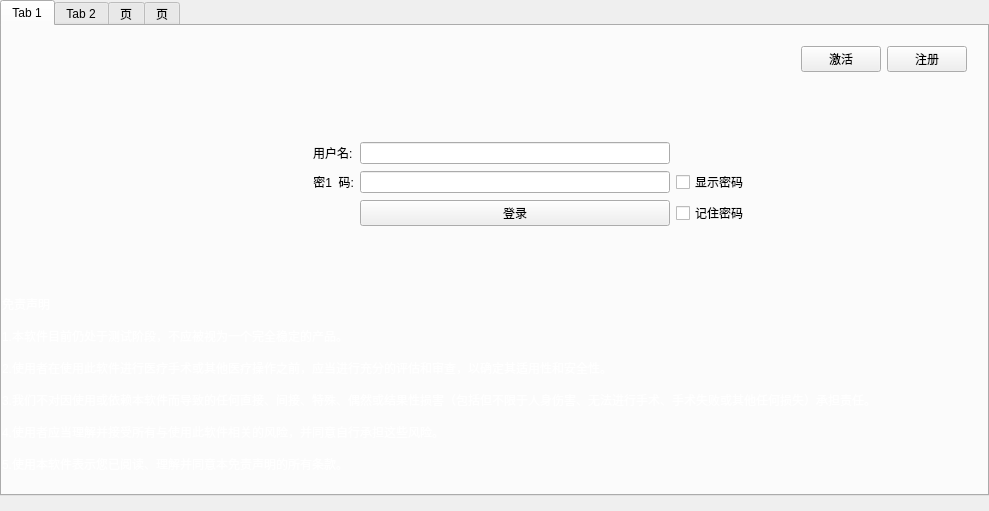
<?xml version="1.0" encoding="UTF-8"?>
<ui version="4.0">
 <class>JLogin</class>
 <widget class="qMRMLWidget" name="JLogin">
  <property name="geometry">
   <rect>
    <x>0</x>
    <y>0</y>
    <width>989</width>
    <height>511</height>
   </rect>
  </property>
  <property name="styleSheet">
   <string notr="true"/>
  </property>
  <layout class="QVBoxLayout" name="verticalLayout">
   <property name="leftMargin">
    <number>0</number>
   </property>
   <property name="topMargin">
    <number>0</number>
   </property>
   <property name="rightMargin">
    <number>0</number>
   </property>
   <property name="bottomMargin">
    <number>6</number>
   </property>
   <item>
    <widget class="QWidget" name="widget" native="true">
     <layout class="QVBoxLayout" name="verticalLayout_3">
      <property name="leftMargin">
       <number>0</number>
      </property>
      <property name="topMargin">
       <number>0</number>
      </property>
      <property name="rightMargin">
       <number>0</number>
      </property>
      <item>
       <widget class="QTabWidget" name="tabWidget">
        <property name="currentIndex">
         <number>0</number>
        </property>
        <widget class="QWidget" name="tab">
         <attribute name="title">
          <string>Tab 1</string>
         </attribute>
         <layout class="QVBoxLayout" name="verticalLayout_4">
          <property name="leftMargin">
           <number>0</number>
          </property>
          <property name="topMargin">
           <number>20</number>
          </property>
          <property name="rightMargin">
           <number>0</number>
          </property>
          <property name="bottomMargin">
           <number>20</number>
          </property>
          <item>
           <layout class="QVBoxLayout" name="verticalLayout_2" stretch="0,0,1,0,0,0">
            <item>
             <layout class="QHBoxLayout" name="horizontalLayout" stretch="0,1,0,0,0">
              <item>
               <spacer name="horizontalSpacer">
                <property name="orientation">
                 <enum>Qt::Horizontal</enum>
                </property>
                <property name="sizeHint" stdset="0">
                 <size>
                  <width>95</width>
                  <height>20</height>
                 </size>
                </property>
               </spacer>
              </item>
              <item>
               <widget class="QLabel" name="r_error_text_2">
                <property name="styleSheet">
                 <string notr="true">color: rgb(255, 0, 4);</string>
                </property>
                <property name="text">
                 <string/>
                </property>
                <property name="alignment">
                 <set>Qt::AlignCenter</set>
                </property>
               </widget>
              </item>
              <item>
               <widget class="QPushButton" name="pushButton">
                <property name="text">
                 <string>激活</string>
                </property>
               </widget>
              </item>
              <item>
               <widget class="QPushButton" name="BtnReturnToRegister">
                <property name="text">
                 <string>注册</string>
                </property>
               </widget>
              </item>
              <item>
               <spacer name="horizontalSpacer_2">
                <property name="orientation">
                 <enum>Qt::Horizontal</enum>
                </property>
                <property name="sizeType">
                 <enum>QSizePolicy::Fixed</enum>
                </property>
                <property name="sizeHint" stdset="0">
                 <size>
                  <width>20</width>
                  <height>20</height>
                 </size>
                </property>
               </spacer>
              </item>
             </layout>
            </item>
            <item>
             <spacer name="verticalSpacer">
              <property name="orientation">
               <enum>Qt::Vertical</enum>
              </property>
              <property name="sizeHint" stdset="0">
               <size>
                <width>20</width>
                <height>40</height>
               </size>
              </property>
             </spacer>
            </item>
            <item>
             <layout class="QGridLayout" name="gridLayout">
              <property name="sizeConstraint">
               <enum>QLayout::SetDefaultConstraint</enum>
              </property>
              <item row="1" column="1">
               <widget class="QLabel" name="label_2">
                <property name="text">
                 <string>密1  码:</string>
                </property>
                <property name="alignment">
                 <set>Qt::AlignRight|Qt::AlignTrailing|Qt::AlignVCenter</set>
                </property>
               </widget>
              </item>
              <item row="0" column="1">
               <widget class="QLabel" name="label">
                <property name="text">
                 <string>用户名:</string>
                </property>
               </widget>
              </item>
              <item row="0" column="0">
               <spacer name="horizontalSpacer_3">
                <property name="orientation">
                 <enum>Qt::Horizontal</enum>
                </property>
                <property name="sizeHint" stdset="0">
                 <size>
                  <width>40</width>
                  <height>20</height>
                 </size>
                </property>
               </spacer>
              </item>
              <item row="2" column="3">
               <widget class="QCheckBox" name="l_cb_remember_password">
                <property name="text">
                 <string>记住密码</string>
                </property>
               </widget>
              </item>
              <item row="1" column="2">
               <widget class="QLineEdit" name="l_password">
                <property name="echoMode">
                 <enum>QLineEdit::Password</enum>
                </property>
               </widget>
              </item>
              <item row="2" column="2">
               <widget class="QPushButton" name="BtnDoLogin">
                <property name="text">
                 <string>登录</string>
                </property>
               </widget>
              </item>
              <item row="0" column="2">
               <widget class="QLineEdit" name="l_username"/>
              </item>
              <item row="0" column="3">
               <spacer name="horizontalSpacer_4">
                <property name="orientation">
                 <enum>Qt::Horizontal</enum>
                </property>
                <property name="sizeHint" stdset="0">
                 <size>
                  <width>40</width>
                  <height>20</height>
                 </size>
                </property>
               </spacer>
              </item>
              <item row="1" column="3">
               <widget class="QCheckBox" name="l_cb_show_password">
                <property name="text">
                 <string>显示密码</string>
                </property>
               </widget>
              </item>
             </layout>
            </item>
            <item>
             <spacer name="verticalSpacer_7">
              <property name="orientation">
               <enum>Qt::Vertical</enum>
              </property>
              <property name="sizeHint" stdset="0">
               <size>
                <width>20</width>
                <height>40</height>
               </size>
              </property>
             </spacer>
            </item>
            <item>
             <widget class="QLabel" name="label_9">
              <property name="styleSheet">
               <string notr="true">color: rgb(255, 255, 255);</string>
              </property>
              <property name="text">
               <string>免责声明

1.本软件目前仍处于测试阶段，不应被视为一个完全稳定的产品。

2.使用者在使用此软件进行医疗手术或其他医疗操作之前，应当进行充分的评估和审查，以确定其适用性和安全性。

3.我们不对因使用或依赖本软件而导致的任何直接、间接、特殊、偶然或结果性损害（包括但不限于人身伤害、无法进行手术、手术失败或其他任何损失）承担责任。

4.使用者应当理解并接受所有与使用此软件相关的风险，并同意自行承担这些风险。

5.使用本软件表示您已阅读、理解并同意本免责声明的所有条款。</string>
              </property>
             </widget>
            </item>
            <item>
             <spacer name="verticalSpacer_2">
              <property name="orientation">
               <enum>Qt::Vertical</enum>
              </property>
              <property name="sizeType">
               <enum>QSizePolicy::Fixed</enum>
              </property>
              <property name="sizeHint" stdset="0">
               <size>
                <width>20</width>
                <height>1</height>
               </size>
              </property>
             </spacer>
            </item>
           </layout>
          </item>
         </layout>
        </widget>
        <widget class="QWidget" name="tab_2">
         <attribute name="title">
          <string>Tab 2</string>
         </attribute>
         <layout class="QVBoxLayout" name="verticalLayout_6">
          <property name="leftMargin">
           <number>0</number>
          </property>
          <property name="topMargin">
           <number>20</number>
          </property>
          <property name="rightMargin">
           <number>0</number>
          </property>
          <property name="bottomMargin">
           <number>20</number>
          </property>
          <item>
           <layout class="QVBoxLayout" name="verticalLayout_5">
            <item>
             <layout class="QHBoxLayout" name="horizontalLayout_2" stretch="0,0,1,0,0">
              <item>
               <spacer name="horizontalSpacer_5">
                <property name="orientation">
                 <enum>Qt::Horizontal</enum>
                </property>
                <property name="sizeHint" stdset="0">
                 <size>
                  <width>95</width>
                  <height>20</height>
                 </size>
                </property>
               </spacer>
              </item>
              <item>
               <widget class="QLabel" name="label_6">
                <property name="text">
                 <string/>
                </property>
               </widget>
              </item>
              <item>
               <widget class="QLabel" name="r_error_text">
                <property name="styleSheet">
                 <string notr="true">color: rgb(255, 0, 4);</string>
                </property>
                <property name="text">
                 <string/>
                </property>
                <property name="alignment">
                 <set>Qt::AlignCenter</set>
                </property>
               </widget>
              </item>
              <item>
               <widget class="QPushButton" name="BtnReturnToLogin">
                <property name="text">
                 <string>登录</string>
                </property>
               </widget>
              </item>
              <item>
               <spacer name="horizontalSpacer_6">
                <property name="orientation">
                 <enum>Qt::Horizontal</enum>
                </property>
                <property name="sizeType">
                 <enum>QSizePolicy::Fixed</enum>
                </property>
                <property name="sizeHint" stdset="0">
                 <size>
                  <width>20</width>
                  <height>20</height>
                 </size>
                </property>
               </spacer>
              </item>
             </layout>
            </item>
            <item>
             <spacer name="verticalSpacer_3">
              <property name="orientation">
               <enum>Qt::Vertical</enum>
              </property>
              <property name="sizeHint" stdset="0">
               <size>
                <width>20</width>
                <height>40</height>
               </size>
              </property>
             </spacer>
            </item>
            <item>
             <layout class="QGridLayout" name="gridLayout_2">
              <property name="sizeConstraint">
               <enum>QLayout::SetDefaultConstraint</enum>
              </property>
              <item row="0" column="4">
               <spacer name="horizontalSpacer_8">
                <property name="orientation">
                 <enum>Qt::Horizontal</enum>
                </property>
                <property name="sizeHint" stdset="0">
                 <size>
                  <width>40</width>
                  <height>20</height>
                 </size>
                </property>
               </spacer>
              </item>
              <item row="1" column="1">
               <widget class="QLabel" name="label_3">
                <property name="text">
                 <string>密  码:</string>
                </property>
                <property name="alignment">
                 <set>Qt::AlignRight|Qt::AlignTrailing|Qt::AlignVCenter</set>
                </property>
               </widget>
              </item>
              <item row="2" column="1">
               <widget class="QLabel" name="label_5">
                <property name="text">
                 <string>重复密码:</string>
                </property>
                <property name="alignment">
                 <set>Qt::AlignRight|Qt::AlignTrailing|Qt::AlignVCenter</set>
                </property>
               </widget>
              </item>
              <item row="0" column="0">
               <spacer name="horizontalSpacer_7">
                <property name="orientation">
                 <enum>Qt::Horizontal</enum>
                </property>
                <property name="sizeHint" stdset="0">
                 <size>
                  <width>40</width>
                  <height>20</height>
                 </size>
                </property>
               </spacer>
              </item>
              <item row="0" column="2">
               <widget class="QLineEdit" name="r_username"/>
              </item>
              <item row="3" column="2">
               <widget class="QPushButton" name="BtnDoRegister">
                <property name="text">
                 <string>注册</string>
                </property>
               </widget>
              </item>
              <item row="2" column="2">
               <widget class="QLineEdit" name="r_password_2">
                <property name="echoMode">
                 <enum>QLineEdit::Password</enum>
                </property>
               </widget>
              </item>
              <item row="0" column="1">
               <widget class="QLabel" name="label_4">
                <property name="text">
                 <string>用户名:</string>
                </property>
                <property name="alignment">
                 <set>Qt::AlignRight|Qt::AlignTrailing|Qt::AlignVCenter</set>
                </property>
               </widget>
              </item>
              <item row="1" column="2">
               <widget class="QLineEdit" name="r_password_1">
                <property name="echoMode">
                 <enum>QLineEdit::Password</enum>
                </property>
               </widget>
              </item>
              <item row="0" column="3">
               <widget class="QComboBox" name="r_user_auth">
                <item>
                 <property name="text">
                  <string>管理员</string>
                 </property>
                </item>
                <item>
                 <property name="text">
                  <string>普通用户</string>
                 </property>
                </item>
               </widget>
              </item>
             </layout>
            </item>
            <item>
             <spacer name="verticalSpacer_4">
              <property name="orientation">
               <enum>Qt::Vertical</enum>
              </property>
              <property name="sizeHint" stdset="0">
               <size>
                <width>20</width>
                <height>40</height>
               </size>
              </property>
             </spacer>
            </item>
           </layout>
          </item>
         </layout>
        </widget>
        <widget class="QWidget" name="tab_3">
         <attribute name="title">
          <string>页</string>
         </attribute>
         <layout class="QVBoxLayout" name="verticalLayout_8">
          <property name="leftMargin">
           <number>0</number>
          </property>
          <property name="topMargin">
           <number>20</number>
          </property>
          <property name="rightMargin">
           <number>0</number>
          </property>
          <property name="bottomMargin">
           <number>20</number>
          </property>
          <item>
           <layout class="QVBoxLayout" name="verticalLayout_7">
            <item>
             <layout class="QHBoxLayout" name="horizontalLayout_3" stretch="0,0,1,0,0">
              <item>
               <spacer name="horizontalSpacer_9">
                <property name="orientation">
                 <enum>Qt::Horizontal</enum>
                </property>
                <property name="sizeHint" stdset="0">
                 <size>
                  <width>95</width>
                  <height>20</height>
                 </size>
                </property>
               </spacer>
              </item>
              <item>
               <widget class="QLabel" name="label_7">
                <property name="text">
                 <string/>
                </property>
               </widget>
              </item>
              <item>
               <widget class="QLabel" name="r_error_text_3">
                <property name="styleSheet">
                 <string notr="true">color: rgb(255, 0, 4);</string>
                </property>
                <property name="text">
                 <string/>
                </property>
                <property name="alignment">
                 <set>Qt::AlignCenter</set>
                </property>
               </widget>
              </item>
              <item>
               <widget class="QPushButton" name="BtnReturnToLogin_2">
                <property name="text">
                 <string>登录</string>
                </property>
               </widget>
              </item>
              <item>
               <spacer name="horizontalSpacer_10">
                <property name="orientation">
                 <enum>Qt::Horizontal</enum>
                </property>
                <property name="sizeType">
                 <enum>QSizePolicy::Fixed</enum>
                </property>
                <property name="sizeHint" stdset="0">
                 <size>
                  <width>20</width>
                  <height>20</height>
                 </size>
                </property>
               </spacer>
              </item>
             </layout>
            </item>
            <item>
             <spacer name="verticalSpacer_5">
              <property name="orientation">
               <enum>Qt::Vertical</enum>
              </property>
              <property name="sizeHint" stdset="0">
               <size>
                <width>20</width>
                <height>40</height>
               </size>
              </property>
             </spacer>
            </item>
            <item>
             <layout class="QGridLayout" name="gridLayout_3">
              <property name="sizeConstraint">
               <enum>QLayout::SetDefaultConstraint</enum>
              </property>
              <item row="0" column="3">
               <spacer name="horizontalSpacer_11">
                <property name="orientation">
                 <enum>Qt::Horizontal</enum>
                </property>
                <property name="sizeHint" stdset="0">
                 <size>
                  <width>40</width>
                  <height>20</height>
                 </size>
                </property>
               </spacer>
              </item>
              <item row="2" column="2">
               <widget class="QPushButton" name="BtnDoActivate">
                <property name="text">
                 <string>激活</string>
                </property>
               </widget>
              </item>
              <item row="0" column="0">
               <spacer name="horizontalSpacer_12">
                <property name="orientation">
                 <enum>Qt::Horizontal</enum>
                </property>
                <property name="sizeHint" stdset="0">
                 <size>
                  <width>40</width>
                  <height>20</height>
                 </size>
                </property>
               </spacer>
              </item>
              <item row="1" column="1">
               <widget class="QLabel" name="label_8">
                <property name="text">
                 <string>激活码</string>
                </property>
                <property name="alignment">
                 <set>Qt::AlignRight|Qt::AlignTrailing|Qt::AlignVCenter</set>
                </property>
               </widget>
              </item>
              <item row="0" column="2">
               <widget class="QLineEdit" name="r_username_2"/>
              </item>
              <item row="1" column="2">
               <widget class="QLineEdit" name="r_password_4">
                <property name="echoMode">
                 <enum>QLineEdit::Password</enum>
                </property>
               </widget>
              </item>
              <item row="0" column="1">
               <widget class="QLabel" name="label_10">
                <property name="text">
                 <string>机器码</string>
                </property>
                <property name="alignment">
                 <set>Qt::AlignRight|Qt::AlignTrailing|Qt::AlignVCenter</set>
                </property>
               </widget>
              </item>
             </layout>
            </item>
            <item>
             <spacer name="verticalSpacer_6">
              <property name="orientation">
               <enum>Qt::Vertical</enum>
              </property>
              <property name="sizeHint" stdset="0">
               <size>
                <width>20</width>
                <height>40</height>
               </size>
              </property>
             </spacer>
            </item>
           </layout>
          </item>
         </layout>
        </widget>
        <widget class="QWidget" name="tab_4">
         <attribute name="title">
          <string>页</string>
         </attribute>
         <layout class="QVBoxLayout" name="verticalLayout_9">
          <item>
           <layout class="QHBoxLayout" name="horizontalLayout_4" stretch="0,0,1,0,0">
            <item>
             <spacer name="horizontalSpacer_13">
              <property name="orientation">
               <enum>Qt::Horizontal</enum>
              </property>
              <property name="sizeHint" stdset="0">
               <size>
                <width>95</width>
                <height>20</height>
               </size>
              </property>
             </spacer>
            </item>
            <item>
             <widget class="QLabel" name="label_11">
              <property name="text">
               <string/>
              </property>
             </widget>
            </item>
            <item>
             <widget class="QLabel" name="r_error_text_4">
              <property name="styleSheet">
               <string notr="true">color: rgb(255, 0, 4);</string>
              </property>
              <property name="text">
               <string/>
              </property>
              <property name="alignment">
               <set>Qt::AlignCenter</set>
              </property>
             </widget>
            </item>
            <item>
             <widget class="QPushButton" name="BtnReturnToLogin_3">
              <property name="text">
               <string>登录</string>
              </property>
             </widget>
            </item>
            <item>
             <spacer name="horizontalSpacer_14">
              <property name="orientation">
               <enum>Qt::Horizontal</enum>
              </property>
              <property name="sizeType">
               <enum>QSizePolicy::Fixed</enum>
              </property>
              <property name="sizeHint" stdset="0">
               <size>
                <width>20</width>
                <height>20</height>
               </size>
              </property>
             </spacer>
            </item>
           </layout>
          </item>
          <item>
           <spacer name="verticalSpacer_9">
            <property name="orientation">
             <enum>Qt::Vertical</enum>
            </property>
            <property name="sizeHint" stdset="0">
             <size>
              <width>20</width>
              <height>151</height>
             </size>
            </property>
           </spacer>
          </item>
          <item>
           <layout class="QGridLayout" name="gridLayout_4">
            <property name="sizeConstraint">
             <enum>QLayout::SetDefaultConstraint</enum>
            </property>
            <item row="0" column="3">
             <spacer name="horizontalSpacer_15">
              <property name="orientation">
               <enum>Qt::Horizontal</enum>
              </property>
              <property name="sizeHint" stdset="0">
               <size>
                <width>40</width>
                <height>20</height>
               </size>
              </property>
             </spacer>
            </item>
            <item row="0" column="1">
             <widget class="QLabel" name="label_14">
              <property name="text">
               <string>用户名:</string>
              </property>
              <property name="alignment">
               <set>Qt::AlignRight|Qt::AlignTrailing|Qt::AlignVCenter</set>
              </property>
             </widget>
            </item>
            <item row="3" column="2">
             <widget class="QPushButton" name="BtnDoModifyPassword">
              <property name="text">
               <string>修改密码</string>
              </property>
             </widget>
            </item>
            <item row="2" column="1">
             <widget class="QLabel" name="label_13">
              <property name="text">
               <string>重复密码:</string>
              </property>
              <property name="alignment">
               <set>Qt::AlignRight|Qt::AlignTrailing|Qt::AlignVCenter</set>
              </property>
             </widget>
            </item>
            <item row="0" column="2">
             <widget class="QLineEdit" name="r_username_3"/>
            </item>
            <item row="2" column="2">
             <widget class="QLineEdit" name="r_password_3">
              <property name="echoMode">
               <enum>QLineEdit::Password</enum>
              </property>
             </widget>
            </item>
            <item row="0" column="0">
             <spacer name="horizontalSpacer_16">
              <property name="orientation">
               <enum>Qt::Horizontal</enum>
              </property>
              <property name="sizeHint" stdset="0">
               <size>
                <width>40</width>
                <height>20</height>
               </size>
              </property>
             </spacer>
            </item>
            <item row="1" column="2">
             <widget class="QLineEdit" name="r_password_5">
              <property name="echoMode">
               <enum>QLineEdit::Password</enum>
              </property>
             </widget>
            </item>
            <item row="1" column="1">
             <widget class="QLabel" name="label_12">
              <property name="text">
               <string>密  码:</string>
              </property>
              <property name="alignment">
               <set>Qt::AlignRight|Qt::AlignTrailing|Qt::AlignVCenter</set>
              </property>
             </widget>
            </item>
           </layout>
          </item>
          <item>
           <spacer name="verticalSpacer_8">
            <property name="orientation">
             <enum>Qt::Vertical</enum>
            </property>
            <property name="sizeHint" stdset="0">
             <size>
              <width>20</width>
              <height>150</height>
             </size>
            </property>
           </spacer>
          </item>
         </layout>
        </widget>
       </widget>
      </item>
     </layout>
    </widget>
   </item>
  </layout>
 </widget>
 <customwidgets>
  <customwidget>
   <class>qMRMLWidget</class>
   <extends>QWidget</extends>
   <header>qMRMLWidget.h</header>
   <container>1</container>
  </customwidget>
 </customwidgets>
 <resources/>
 <connections/>
</ui>
